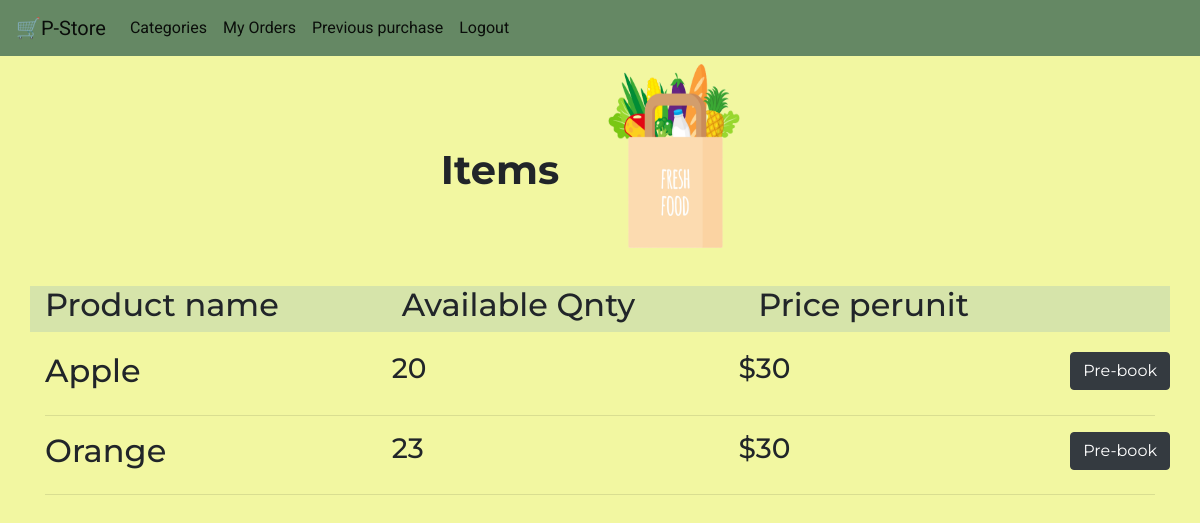
Screenshot of /u_category/1/u_items_list with the database file from the repository.
### tables this page shows
CREATE TABLE Items (
    id INTEGER PRIMARY KEY AUTOINCREMENT,
    name varchar(20) not null,
    weight integer not null,
    price_per_unit int not null,
    c_id INTEGER not null,
    FOREIGN KEY (c_id) REFERENCES Categories(c_id)
);

### app.py (the view)
@app.route('/u_category/<int:c_id>/u_items_list', methods=('GET', 'POST'))
def u_items_list(c_id):
    conn = get_db_connection()
    items = conn.execute('SELECT * FROM Items WHERE c_id=?',(c_id,)).fetchall()
    conn.close()
    return render_template('u_items_list.html',items=items,c_id=c_id)

### app.py (called while the page is built)
def get_db_connection():
    conn = sqlite3.connect('database.db')
    conn.row_factory = sqlite3.Row
    return conn

### templates/u_items_list.html (shortened to what this page needs)
{% extends 'base3.html' %}
{% block content %}
<div class=container style="display: flex; justify-content: center;">
<h1 style="text-align:center; margin-top:90px; font-weight:bold; display:inline ;margin-right:30px "> {% block title %} Items {% endblock %}</h1>
<img src="/static/images/img6.png"width="170" height="200">
</div>
<div class="row" style="margin-top:30px; background-color:#D6E4AA">
<div class="col col1">
    <h2>Product name</h2>
</div>
<div class="col col1">
    <h2>Available Qnty</h2>
</div>
<div class="col col1" style="margin-right:70px;">
    <h2>Price perunit</h2>
</div>
</div>
<div class="post_container" style="margin-top:20px;">
{% for item in items %}
    	<div class="row">
    	    <div class="col">
                <h2 class="post_title">{{ item['name'] }}</h2>
             </div>
            <div class="col">
                <h3>{{ item['weight'] }}</h3>
            </div>
            <div class="col">
                <h3>${{ item['price_per_unit'] }}</h3>
            </div>
            <a href="{{ url_for('pre_book',c_id=item['c_id'],i_id=item['id']) }}">
            <button type="button" class="btn btn-dark">Pre-book</button>
            </a>
    	</div>
    	    <hr>
    {% endfor %}
    </div>
{% endblock %}

### templates/base3.html (shortened to what this page needs)
<!doctype html>
<html lang="en">
  <head>
    <link rel="stylesheet" href="https://stackpath.bootstrapcdn.com/bootstrap/4.3.1/css/bootstrap.min.css">
<link rel="stylesheet" type="text/css" href="static/css/styles.css" />
  </head>
  <body>
     <nav class="navbar navbar-expand-md navbar-light" style="background-color:#658864; font-family:roboto;">
        <a class="navbar-brand" href="{{ url_for('u_category')}}">🛒P-Store</a>
        <div class="collapse navbar-collapse" id="navbarNav">
            <ul class="navbar-nav">
            <li class="nav-item active">
                <a class="nav-link" href="{{ url_for('u_category')}}">Categories</a>
            </li>
            <li class="nav-item active">
                <a class="nav-link" href="{{ url_for('user_orders')}}" >My Orders</a>
            </li>
            <li class="nav-item active">
                <a class="nav-link" href="{{ url_for('user_history')}}">Previous purchase</a>
            </li>
            <li class="nav-item active">
                <a class="nav-link" href="{{ url_for('index')}}">Logout</a>
            </li>
            </ul>
        </div>
    </nav>
    <div class="container">
        {% block content %} {% endblock %}
    </div>
  </body>
</html>

### static/css/styles.css (style rules this page uses)
a:link { color: black; background-color: transparent; text-decoration: none; }

### templates/u_items_list.html (style rules this page uses)
body { background-color:#F2F7A1; font-family:Montserrat; }

### rows the page displays
Items: name "Apple", weight "20", price_per_unit "30"
Items: name "Orange", weight "23", price_per_unit "30"
